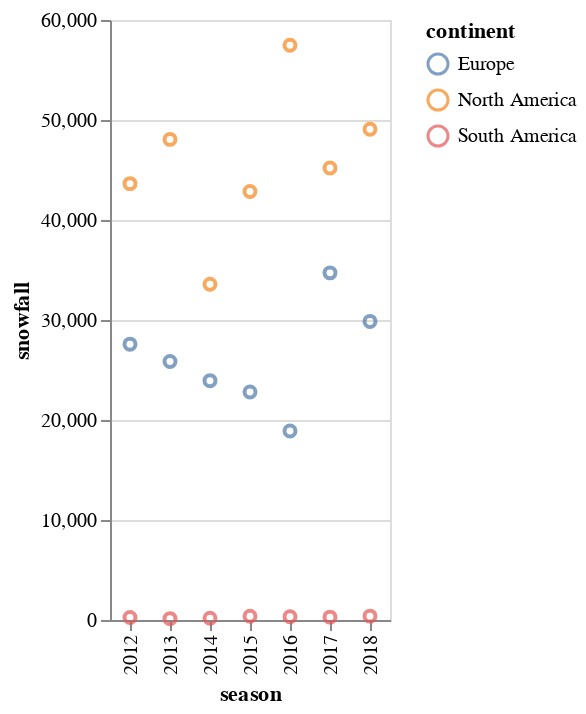

The cell this chart's notebook holds for it:
### Code cell
total_snowfall = snowfall.query('season > 2011 and season < 2019').groupby(['continent', 'season']).snowfall.sum().reset_index()

alt.Chart(total_snowfall).mark_point().encode(
    alt.X('season:N'),
    alt.Y('snowfall'),
    alt.Color('continent')
)

### Figure 1 — Vega-Lite specification as saved in the notebook (floating-point values rounded to 4 significant figures)
{"config": {"view": {"continuousWidth": 400, "continuousHeight": 300}}, "data": {"name": "data-0eff0541894e5b32452d6bb863dba455"}, "mark": "point", "encoding": {"color": {"type": "nominal", "field": "continent"}, "x": {"type": "nominal", "field": "season"}, "y": {"type": "quantitative", "field": "snowfall"}}, "$schema": "https://vega.github.io/schema/vega-lite/v4.0.0.json", "datasets": {"data-0eff0541894e5b32452d6bb863dba455": [{"continent": "Europe", "season": 2012, "snowfall": 27585}, {"continent": "Europe", "season": 2013, "snowfall": 25851}, {"continent": "Europe", "season": 2014, "snowfall": 23935}, {"continent": "Europe", "season": 2015, "snowfall": 22796}, {"continent": "Europe", "season": 2016, "snowfall": 18907}, {"continent": "Europe", "season": 2017, "snowfall": 34713}, {"continent": "Europe", "season": 2018, "snowfall": 29860}, {"continent": "North America", "season": 2012, "snowfall": 43636}, {"continent": "North America", "season": 2013, "snowfall": 48061}, {"continent": "North America", "season": 2014, "snowfall": 33581}, {"continent": "North America", "season": 2015, "snowfall": 42848}, {"continent": "North America", "season": 2016, "snowfall": 57476}, {"continent": "North America", "season": 2017, "snowfall": 45203}, {"continent": "North America", "season": 2018, "snowfall": 49072}, {"continent": "South America", "season": 2012, "snowfall": 243}, {"continent": "South America", "season": 2013, "snowfall": 136}, {"continent": "South America", "season": 2014, "snowfall": 172}, {"continent": "South America", "season": 2015, "snowfall": 375}, {"continent": "South America", "season": 2016, "snowfall": 333}, {"continent": "South America", "season": 2017, "snowfall": 287}, {"continent": "South America", "season": 2018, "snowfall": 386}]}}
